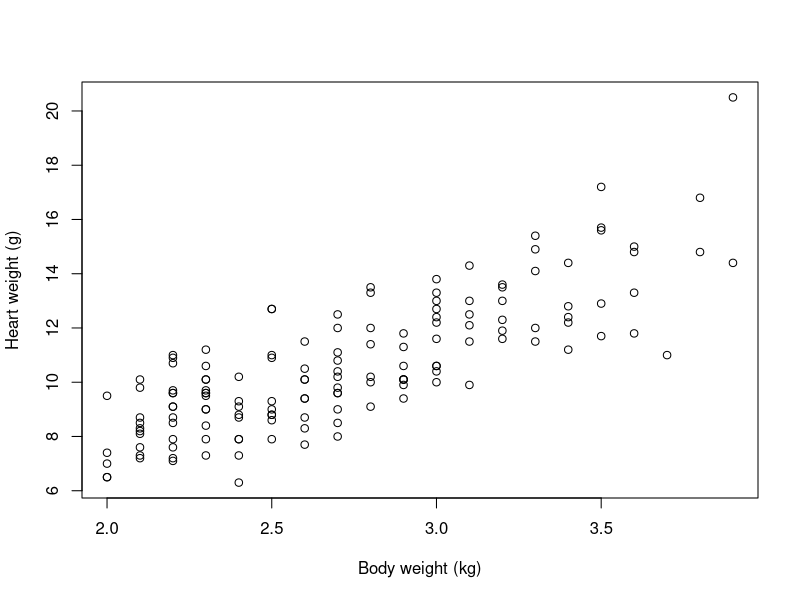
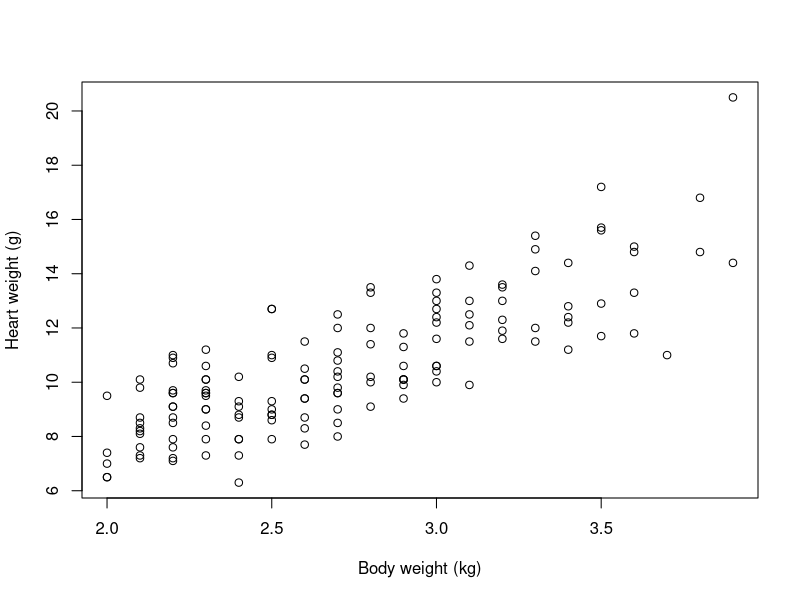

These figures' R source, in order:
## ---- chunk 1
my.mean.func = function(x){
  mean(x)
}

my.mean.func(1:10)
## ---- chunk 2
a = rnorm(10)
a
## ---- chunk 3
b = rnorm(10)
b
## ---- chunk 4
c = rnorm(10)
c
## ---- chunk 5
d = rnorm(10) 
d
## ---- chunk 6
library(MASS)
data(cats)
plot(Hwt ~ Bwt, data = cats, xlab = "Body weight (kg)", ylab = "Heart weight (g)")
## ---- chunk 7
plot(Hwt ~ Bwt, data = cats, xlab = "Body weight (kg)", ylab = "Heart weight (g)")
## ---- chunk 8
coefficients(summary(lm(Hwt ~ Bwt, data=cats)))
## ---- chunk 9
library(knitr) # Only need this the first time!
kable(coefficients(summary(lm(Hwt ~ Bwt, data=cats))))
## ---- chunk 10
data.sim.vec = rnorm(1e6)
x.vec = sort(data.sim.vec)
y = max(x.vec)
